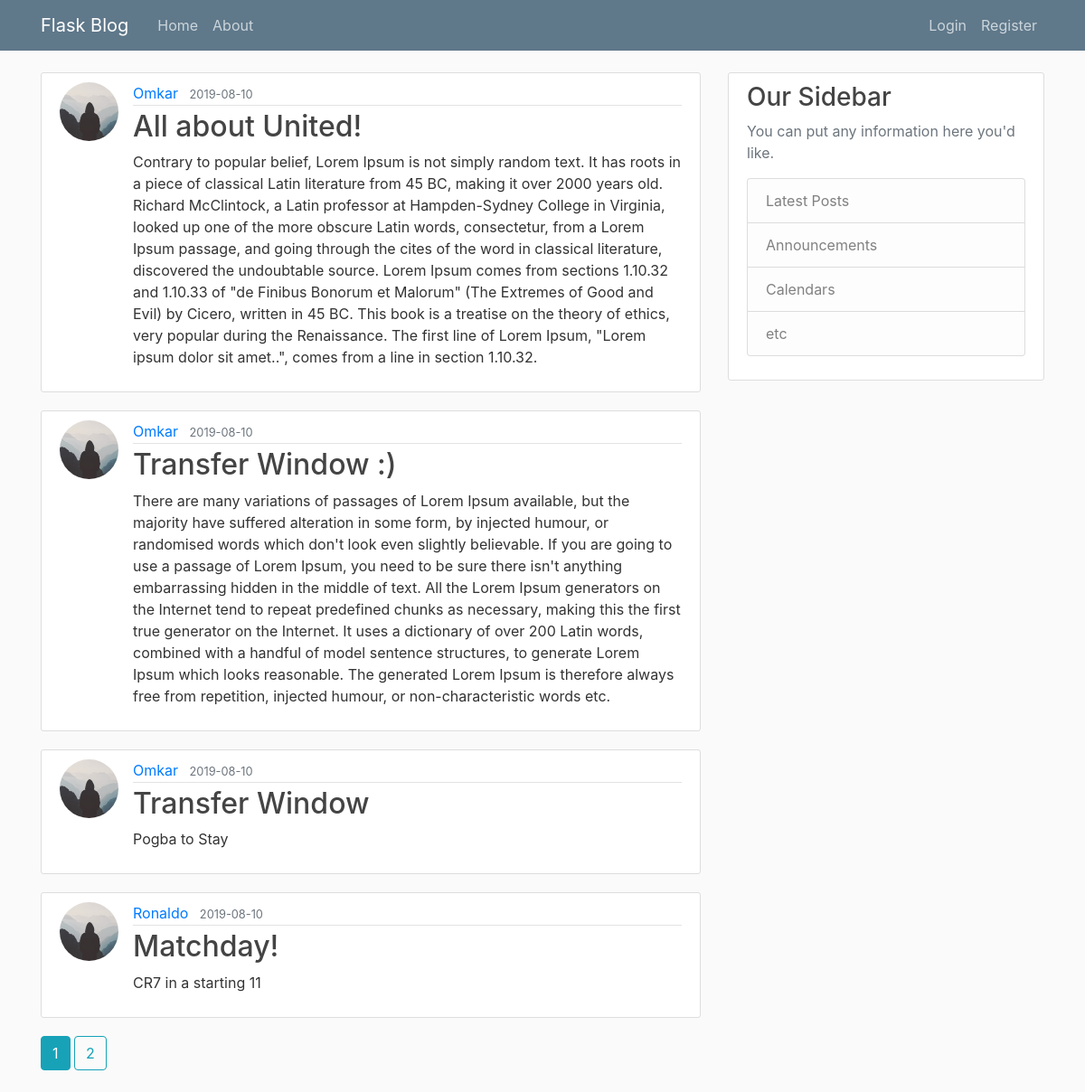
The page /home on the database its author committed.
### pyblog1/models.py (models this page shows, shortened)
class Post(db.Model):
    id = db.Column(db.Integer, primary_key=True)
    title=db.Column(db.String(100),nullable=False)
    date_posted = db.Column(db.DateTime, nullable=False, default=datetime.utcnow)
    content = db.Column(db.Text, nullable=False)
    user_id = db.Column(db.Integer, db.ForeignKey('user.id'), nullable=False)

class User(db.Model,UserMixin):
    id = db.Column(db.Integer, primary_key=True)
    username = db.Column(db.String(20), unique=True, nullable=False)
    email = db.Column(db.String(120), unique=True, nullable=False)
    image_file = db.Column(db.String(20),nullable=False, default='default.jpg')
    password = db.Column(db.String(60),nullable=False)
    posts = db.relationship('Post', backref='author',lazy=True)

### pyblog1/main/routes.py (the view)
@main.route('/')
@main.route('/home')
def home():
    page = request.args.get('page',1,type=int)
    posts = Post.query.order_by(Post.date_posted.desc()).paginate(page=page,per_page=4)
    return render_template('home.html',posts=posts)

### pyblog1/templates/home.html
{% extends 'base.html' %}
{% block content %}
    {% for post in posts.items %}
        <article class="media content-section">
            <img class="rounded-circle article-img" src="{{ url_for('static', filename='profile_pics/' + post.author.image_file) }}">
          <div class="media-body">
            <div class="article-metadata">
              <a class="mr-2" href="{{ url_for('users.user_posts', username=post.author.username) }}">{{ post.author.username }}</a>
              <small class="text-muted">{{ post.date_posted.strftime('%Y-%m-%d') }}</small>
            </div>
            <h2><a class="article-title" href="{{ url_for('posts.post', post_id=post.id) }}">{{ post.title }}</a></h2>
            <p class="article-content">{{ post.content }}</p>
          </div>
        </article>
    {% endfor %}
    {% for page_num in posts.iter_pages(left_edge=1,right_edge=1, left_current=1, right_current=2) %}
        {% if page_num %}
            {% if posts.page == page_num %}
                 <a class="btn btn-info mb-4" href="{{ url_for('main.home', page=page_num) }}">{{ page_num }}</a>
            {% else %}
                <a class="btn btn-outline-info mb-4" href="{{ url_for('main.home', page=page_num) }}">{{ page_num }}</a>
            {% endif %}
        {% else %}
            ...
        {% endif %}
    {% endfor %}
{% endblock %}

### pyblog1/templates/base.html (shortened to what this page needs)
<!DOCTYPE html>
<html lang="en">
<head>
    <link rel="stylesheet" href="https://stackpath.bootstrapcdn.com/bootstrap/4.3.1/css/bootstrap.min.css">
    <link rel="stylesheet" type="text/css" href="{{ url_for('static', filename='main.css')}}">
</head>
<body>
    <header class="site-header">
      <nav class="navbar navbar-expand-md navbar-dark bg-steel fixed-top">
        <div class="container">
          <a class="navbar-brand mr-4" href="/">Flask Blog</a>
          <div class="collapse navbar-collapse" id="navbarToggle">
            <div class="navbar-nav mr-auto">
              <a class="nav-item nav-link" href="{{ url_for('main.home') }}">Home</a>
              <a class="nav-item nav-link" href="{{ url_for('main.about') }}">About</a>
            </div>
            <div class="navbar-nav">
                {% if current_user.is_authenticated %}
                    <a class="nav-item nav-link" href="{{ url_for('posts.new_post') }}">New Post</a>
                    <a class="nav-item nav-link" href="{{ url_for('users.account') }}">My Profile</a>
                    <a class="nav-item nav-link" href="{{ url_for('users.logout') }}">Logout</a>
                {% else %}
                   <a class="nav-item nav-link" href="{{ url_for('users.login') }}">Login</a>
                   <a class="nav-item nav-link" href="{{ url_for('users.register') }}">Register</a>
                {% endif %}
            </div>
          </div>
        </div>
      </nav>
    </header>
    <main role="main" class="container">
      <div class="row">
        <div class="col-md-8">
          {% block content %}{% endblock %}
        </div>
        <div class="col-md-4">
          <div class="content-section">
            <h3>Our Sidebar</h3>
            <p class='text-muted'>You can put any information here you'd like.
              <ul class="list-group">
                <li class="list-group-item list-group-item-light">Latest Posts</li>
                <li class="list-group-item list-group-item-light">Announcements</li>
                <li class="list-group-item list-group-item-light">Calendars</li>
                <li class="list-group-item list-group-item-light">etc</li>
              </ul>
            </p>
          </div>
        </div>
      </div>
    </main>
</body>
</html>

### pyblog1/static/main.css (style rules this page uses)
body { background: #fafafa; color: #333333; margin-top: 5rem; }
h1, h2, h3, h4, h5, h6 { color: #444444; }
.bg-steel { background-color: #5f788a; }
.site-header .navbar-nav .nav-link { color: #cbd5db; }
.content-section { background: #ffffff; padding: 10px 20px; border: 1px solid #dddddd; border-radius: 3px; margin-bottom: 20px; }
.article-title { color: #444444; }
.article-content { white-space: pre-line; }
.article-img { height: 65px; width: 65px; margin-right: 16px; }
.article-metadata { padding-bottom: 1px; margin-bottom: 4px; border-bottom: 1px solid #e3e3e3 }

### rows shown on the page
Post: image_file (picture), author.username "Omkar", date_posted "2019-08-10", title "All about United!", content "Contrary to popular belief, Lorem Ipsum is not simply random text. It has roots in a piece of classical Latin literature from 45 BC, making it over 2000 years old. Richard McClintock, a Latin professor at Hampden-Sydney College in Virginia, looked up one of the more obscure Latin words, consectetur, from a Lorem Ipsum passage, and going through the cites of the word in classical literature, discovered the undoubtable source. Lorem Ipsum comes from sections 1.10.32 and 1.10.33 of \"de Finibus Bonorum et Malorum\" (The Extremes of Good and Evil) by Cicero, written in 45 BC. This book is a treatise on the theory of ethics, very popular during the Renaissance. The first line of Lorem Ipsum,…"
Post: image_file (picture), author.username "Omkar", date_posted "2019-08-10", title "Transfer Window :)", content "There are many variations of passages of Lorem Ipsum available, but the majority have suffered alteration in some form, by injected humour, or randomised words which don't look even slightly believable. If you are going to use a passage of Lorem Ipsum, you need to be sure there isn't anything embarrassing hidden in the middle of text. All the Lorem Ipsum generators on the Internet tend to repeat predefined chunks as necessary, making this the first true generator on the Internet. It uses a dictionary of over 200 Latin words, combined with a handful of model sentence structures, to generate Lorem Ipsum which looks reasonable. The generated Lorem Ipsum is therefore always free from…"
Post: image_file (picture), author.username "Omkar", date_posted "2019-08-10", title "Transfer Window", content "Pogba to Stay"
Post: image_file (placeholder picture), author.username "Ronaldo", date_posted "2019-08-10", title "Matchday!", content "CR7 in a starting 11"

### other values the page prints
{{ page_num }} "1"
{{ page_num }} "2"
